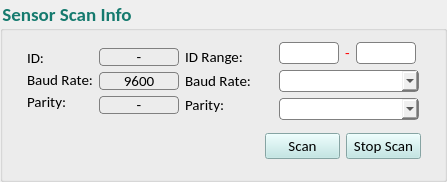
           <widget class="QGroupBox" name="groupBox_5">
            <property name="sizePolicy">
             <sizepolicy hsizetype="Fixed" vsizetype="Fixed">
              <horstretch>0</horstretch>
              <verstretch>0</verstretch>
             </sizepolicy>
            </property>
            <property name="minimumSize">
             <size>
              <width>441</width>
              <height>182</height>
             </size>
            </property>
            <property name="maximumSize">
             <size>
              <width>16777215</width>
              <height>182</height>
             </size>
            </property>
            <property name="font">
             <font>
              <family>Calibri</family>
              <pointsize>14</pointsize>
              <weight>75</weight>
              <bold>true</bold>
              <kerning>true</kerning>
             </font>
            </property>
            <property name="styleSheet">
             <string notr="true">color: #157A6E;
background:none;</string>
            </property>
            <property name="title">
             <string>Sensor Scan Info</string>
            </property>
            <layout class="QGridLayout" name="gridLayout_25">
             <item row="0" column="0">
              <layout class="QGridLayout" name="gridLayout_112">
               <item row="0" column="0">
                <layout class="QGridLayout" name="gridLayout_113">
                 <property name="sizeConstraint">
                  <enum>QLayout::SetDefaultConstraint</enum>
                 </property>
                 <item row="0" column="1">
                  <layout class="QGridLayout" name="gridLayout_149">
                   <property name="sizeConstraint">
                    <enum>QLayout::SetDefaultConstraint</enum>
                   </property>
                   <item row="0" column="0">
                    <widget class="QLabel" name="Parity_Label_13">
                     <property name="sizePolicy">
                      <sizepolicy hsizetype="Fixed" vsizetype="Fixed">
                       <horstretch>0</horstretch>
                       <verstretch>0</verstretch>
                      </sizepolicy>
                     </property>
                     <property name="minimumSize">
                      <size>
                       <width>75</width>
                       <height>18</height>
                      </size>
                     </property>
                     <property name="maximumSize">
                      <size>
                       <width>75</width>
                       <height>18</height>
                      </size>
                     </property>
                     <property name="font">
                      <font>
                       <family>Calibri</family>
                       <pointsize>11</pointsize>
                       <weight>50</weight>
                       <bold>false</bold>
                       <kerning>true</kerning>
                      </font>
                     </property>
                     <property name="styleSheet">
                      <string notr="true">color: rgb(0,0,0);</string>
                     </property>
                     <property name="text">
                      <string>ID Range:</string>
                     </property>
                    </widget>
                   </item>
                   <item row="1" column="0">
                    <widget class="QLabel" name="Parity_Label_14">
                     <property name="sizePolicy">
                      <sizepolicy hsizetype="Fixed" vsizetype="Fixed">
                       <horstretch>0</horstretch>
                       <verstretch>0</verstretch>
                      </sizepolicy>
                     </property>
                     <property name="minimumSize">
                      <size>
                       <width>75</width>
                       <height>18</height>
                      </size>
                     </property>
                     <property name="maximumSize">
                      <size>
                       <width>75</width>
                       <height>18</height>
                      </size>
                     </property>
                     <property name="font">
                      <font>
                       <family>Calibri</family>
                       <pointsize>11</pointsize>
                       <weight>50</weight>
                       <bold>false</bold>
                       <kerning>true</kerning>
                      </font>
                     </property>
                     <property name="styleSheet">
                      <string notr="true">color: rgb(0,0,0);</string>
                     </property>
                     <property name="text">
                      <string>Baud Rate:</string>
                     </property>
                    </widget>
                   </item>
                   <item row="2" column="0">
                    <widget class="QLabel" name="Parity_Label_15">
                     <property name="sizePolicy">
                      <sizepolicy hsizetype="Fixed" vsizetype="Fixed">
                       <horstretch>0</horstretch>
                       <verstretch>0</verstretch>
                      </sizepolicy>
                     </property>
                     <property name="minimumSize">
                      <size>
                       <width>75</width>
                       <height>18</height>
                      </size>
                     </property>
                     <property name="maximumSize">
                      <size>
                       <width>75</width>
                       <height>18</height>
                      </size>
                     </property>
                     <property name="font">
                      <font>
                       <family>Calibri</family>
                       <pointsize>11</pointsize>
                       <weight>50</weight>
                       <bold>false</bold>
                       <kerning>true</kerning>
                      </font>
                     </property>
                     <property name="styleSheet">
                      <string notr="true">color: rgb(0,0,0);</string>
                     </property>
                     <property name="text">
                      <string>Parity:</string>
                     </property>
                    </widget>
                   </item>
                  </layout>
                 </item>
                 <item row="0" column="0">
                  <layout class="QGridLayout" name="gridLayout_150">
                   <property name="sizeConstraint">
                    <enum>QLayout::SetDefaultConstraint</enum>
                   </property>
                   <item row="0" column="1">
                    <layout class="QGridLayout" name="gridLayout_151">
                     <item row="0" column="0">
                      <widget class="QLabel" name="device_ID_variable">
                       <property name="sizePolicy">
                        <sizepolicy hsizetype="Fixed" vsizetype="Fixed">
                         <horstretch>0</horstretch>
                         <verstretch>0</verstretch>
                        </sizepolicy>
                       </property>
                       <property name="minimumSize">
                        <size>
                         <width>80</width>
                         <height>18</height>
                        </size>
                       </property>
                       <property name="maximumSize">
                        <size>
                         <width>80</width>
                         <height>18</height>
                        </size>
                       </property>
                       <property name="font">
                        <font>
                         <family>Calibri</family>
                         <pointsize>11</pointsize>
                         <weight>50</weight>
                         <bold>false</bold>
                         <stylestrategy>PreferAntialias</stylestrategy>
                         <kerning>true</kerning>
                        </font>
                       </property>
                       <property name="styleSheet">
                        <string notr="true">border: 1px solid gray;
border-radius: 4px;color:rgb(0,0,0);</string>
                       </property>
                       <property name="text">
                        <string>-</string>
                       </property>
                       <property name="alignment">
                        <set>Qt::AlignCenter</set>
                       </property>
                      </widget>
                     </item>
                     <item row="1" column="0">
                      <widget class="QLabel" name="baud_rate_variable">
                       <property name="sizePolicy">
                        <sizepolicy hsizetype="Fixed" vsizetype="Fixed">
                         <horstretch>0</horstretch>
                         <verstretch>0</verstretch>
                        </sizepolicy>
                       </property>
                       <property name="minimumSize">
                        <size>
                         <width>80</width>
                         <height>18</height>
                        </size>
                       </property>
                       <property name="maximumSize">
                        <size>
                         <width>80</width>
                         <height>18</height>
                        </size>
                       </property>
                       <property name="font">
                        <font>
                         <family>Calibri</family>
                         <pointsize>11</pointsize>
                         <weight>50</weight>
                         <bold>false</bold>
                         <stylestrategy>PreferAntialias</stylestrategy>
                         <kerning>true</kerning>
                        </font>
                       </property>
                       <property name="styleSheet">
                        <string notr="true">border: 1px solid gray;
border-radius: 4px;color:rgb(0,0,0);</string>
                       </property>
                       <property name="text">
                        <string>9600</string>
                       </property>
                       <property name="alignment">
                        <set>Qt::AlignCenter</set>
                       </property>
                      </widget>
                     </item>
                     <item row="2" column="0">
                      <widget class="QLabel" name="Parity_variable">
                       <property name="sizePolicy">
                        <sizepolicy hsizetype="Fixed" vsizetype="Fixed">
                         <horstretch>0</horstretch>
                         <verstretch>0</verstretch>
                        </sizepolicy>
                       </property>
                       <property name="minimumSize">
                        <size>
                         <width>80</width>
                         <height>18</height>
                        </size>
                       </property>
                       <property name="maximumSize">
                        <size>
                         <width>80</width>
                         <height>18</height>
                        </size>
                       </property>
                       <property name="font">
                        <font>
                         <family>Calibri</family>
                         <pointsize>11</pointsize>
                         <weight>50</weight>
                         <bold>false</bold>
                         <stylestrategy>PreferAntialias</stylestrategy>
                         <kerning>true</kerning>
                        </font>
                       </property>
                       <property name="styleSheet">
                        <string notr="true">border: 1px solid gray;
border-radius: 4px;color:rgb(0,0,0);</string>
                       </property>
                       <property name="text">
                        <string>-</string>
                       </property>
                       <property name="alignment">
                        <set>Qt::AlignCenter</set>
                       </property>
                      </widget>
                     </item>
                    </layout>
                   </item>
                   <item row="0" column="0">
                    <layout class="QGridLayout" name="gridLayout_152">
                     <item row="0" column="0">
                      <widget class="QLabel" name="Parity_Label_16">
                       <property name="sizePolicy">
                        <sizepolicy hsizetype="Fixed" vsizetype="Fixed">
                         <horstretch>0</horstretch>
                         <verstretch>0</verstretch>
                        </sizepolicy>
                       </property>
                       <property name="minimumSize">
                        <size>
                         <width>17</width>
                         <height>15</height>
                        </size>
                       </property>
                       <property name="maximumSize">
                        <size>
                         <width>17</width>
                         <height>15</height>
                        </size>
                       </property>
                       <property name="font">
                        <font>
                         <family>Calibri</family>
                         <pointsize>11</pointsize>
                         <weight>50</weight>
                         <bold>false</bold>
                         <kerning>true</kerning>
                        </font>
                       </property>
                       <property name="styleSheet">
                        <string notr="true">color: rgb(0,0,0);</string>
                       </property>
                       <property name="text">
                        <string>ID:</string>
                       </property>
                      </widget>
                     </item>
                     <item row="1" column="0">
                      <widget class="QLabel" name="baudRate_label_4">
                       <property name="sizePolicy">
                        <sizepolicy hsizetype="Fixed" vsizetype="Fixed">
                         <horstretch>0</horstretch>
                         <verstretch>0</verstretch>
                        </sizepolicy>
                       </property>
                       <property name="minimumSize">
                        <size>
                         <width>66</width>
                         <height>14</height>
                        </size>
                       </property>
                       <property name="maximumSize">
                        <size>
                         <width>66</width>
                         <height>14</height>
                        </size>
                       </property>
                       <property name="font">
                        <font>
                         <family>Calibri</family>
                         <pointsize>11</pointsize>
                         <weight>50</weight>
                         <bold>false</bold>
                         <kerning>true</kerning>
                        </font>
                       </property>
                       <property name="styleSheet">
                        <string notr="true">color: rgb(0,0,0);</string>
                       </property>
                       <property name="text">
                        <string>Baud Rate:</string>
                       </property>
                      </widget>
                     </item>
                     <item row="2" column="0">
                      <widget class="QLabel" name="device_ID_label_4">
                       <property name="sizePolicy">
                        <sizepolicy hsizetype="Fixed" vsizetype="Fixed">
                         <horstretch>0</horstretch>
                         <verstretch>0</verstretch>
                        </sizepolicy>
                       </property>
                       <property name="minimumSize">
                        <size>
                         <width>40</width>
                         <height>14</height>
                        </size>
                       </property>
                       <property name="maximumSize">
                        <size>
                         <width>40</width>
                         <height>14</height>
                        </size>
                       </property>
                       <property name="font">
                        <font>
                         <family>Calibri</family>
                         <pointsize>11</pointsize>
                         <weight>50</weight>
                         <bold>false</bold>
                         <kerning>true</kerning>
                        </font>
                       </property>
                       <property name="styleSheet">
                        <string notr="true">color: rgb(0,0,0);</string>
                       </property>
                       <property name="text">
                        <string>Parity:</string>
                       </property>
                      </widget>
                     </item>
                    </layout>
                   </item>
                  </layout>
                 </item>
                </layout>
               </item>
               <item row="0" column="1">
                <layout class="QGridLayout" name="gridLayout_153">
                 <item row="0" column="0">
                  <layout class="QGridLayout" name="gridLayout_154">
                   <item row="0" column="0">
                    <widget class="QLineEdit" name="ID_Range_1">
                     <property name="enabled">
                      <bool>true</bool>
                     </property>
                     <property name="sizePolicy">
                      <sizepolicy hsizetype="Fixed" vsizetype="Fixed">
                       <horstretch>0</horstretch>
                       <verstretch>0</verstretch>
                      </sizepolicy>
                     </property>
                     <property name="minimumSize">
                      <size>
                       <width>60</width>
                       <height>22</height>
                      </size>
                     </property>
                     <property name="maximumSize">
                      <size>
                       <width>60</width>
                       <height>22</height>
                      </size>
                     </property>
                     <property name="font">
                      <font>
                       <family>Calibri</family>
                       <pointsize>11</pointsize>
                       <weight>50</weight>
                       <bold>false</bold>
                      </font>
                     </property>
                     <property name="styleSheet">
                      <string notr="true">border: 1px solid gray;
border-radius: 4px;
color: rgb(0,0,0);</string>
                     </property>
                    </widget>
                   </item>
                   <item row="0" column="1">
                    <widget class="QLabel" name="baud_rate_variable_5">
                     <property name="sizePolicy">
                      <sizepolicy hsizetype="Fixed" vsizetype="Fixed">
                       <horstretch>0</horstretch>
                       <verstretch>0</verstretch>
                      </sizepolicy>
                     </property>
                     <property name="minimumSize">
                      <size>
                       <width>5</width>
                       <height>14</height>
                      </size>
                     </property>
                     <property name="maximumSize">
                      <size>
                       <width>5</width>
                       <height>14</height>
                      </size>
                     </property>
                     <property name="font">
                      <font>
                       <family>Calibri</family>
                       <pointsize>11</pointsize>
                       <weight>50</weight>
                       <bold>false</bold>
                       <kerning>true</kerning>
                      </font>
                     </property>
                     <property name="styleSheet">
                      <string notr="true">color: rgb(255, 0, 0);</string>
                     </property>
                     <property name="text">
                      <string>-</string>
                     </property>
                    </widget>
                   </item>
                   <item row="0" column="2">
                    <widget class="QLineEdit" name="ID_Range_2">
                     <property name="enabled">
                      <bool>true</bool>
                     </property>
                     <property name="sizePolicy">
                      <sizepolicy hsizetype="Maximum" vsizetype="Fixed">
                       <horstretch>0</horstretch>
                       <verstretch>0</verstretch>
                      </sizepolicy>
                     </property>
                     <property name="minimumSize">
                      <size>
                       <width>60</width>
                       <height>22</height>
                      </size>
                     </property>
                     <property name="maximumSize">
                      <size>
                       <width>60</width>
                       <height>22</height>
                      </size>
                     </property>
                     <property name="font">
                      <font>
                       <family>Calibri</family>
                       <pointsize>11</pointsize>
                       <weight>50</weight>
                       <bold>false</bold>
                      </font>
                     </property>
                     <property name="styleSheet">
                      <string notr="true">border: 1px solid gray;
border-radius: 4px;
color: rgb(0,0,0);</string>
                     </property>
                    </widget>
                   </item>
                  </layout>
                 </item>
                 <item row="1" column="0">
                  <widget class="QComboBox" name="Baud_Range">
                   <property name="sizePolicy">
                    <sizepolicy hsizetype="Fixed" vsizetype="Fixed">
                     <horstretch>0</horstretch>
                     <verstretch>0</verstretch>
                    </sizepolicy>
                   </property>
                   <property name="minimumSize">
                    <size>
                     <width>140</width>
                     <height>22</height>
                    </size>
                   </property>
                   <property name="maximumSize">
                    <size>
                     <width>140</width>
                     <height>22</height>
                    </size>
                   </property>
                   <property name="sizeIncrement">
                    <size>
                     <width>0</width>
                     <height>0</height>
                    </size>
                   </property>
                   <property name="font">
                    <font>
                     <family>Calibri</family>
                     <pointsize>11</pointsize>
                     <weight>50</weight>
                     <bold>false</bold>
                    </font>
                   </property>
                   <property name="styleSheet">
                    <string notr="true">border: 1px solid gray;
border-radius: 4px;
color:rgb(0,0,0);</string>
                   </property>
                  </widget>
                 </item>
                 <item row="2" column="0">
                  <widget class="QComboBox" name="Parity_Range">
                   <property name="sizePolicy">
                    <sizepolicy hsizetype="Fixed" vsizetype="Fixed">
                     <horstretch>0</horstretch>
                     <verstretch>0</verstretch>
                    </sizepolicy>
                   </property>
                   <property name="minimumSize">
                    <size>
                     <width>140</width>
                     <height>22</height>
                    </size>
                   </property>
                   <property name="maximumSize">
                    <size>
                     <width>140</width>
                     <height>22</height>
                    </size>
                   </property>
                   <property name="font">
                    <font>
                     <family>Calibri</family>
                     <pointsize>11</pointsize>
                     <weight>50</weight>
                     <bold>false</bold>
                    </font>
                   </property>
                   <property name="styleSheet">
                    <string notr="true">border: 1px solid gray;
border-radius: 4px;
color:rgb(0,0,0);</string>
                   </property>
                  </widget>
                 </item>
                </layout>
               </item>
              </layout>
             </item>
             <item row="1" column="0">
              <layout class="QGridLayout" name="gridLayout_155">
               <item row="0" column="2">
                <widget class="QPushButton" name="stopSensorScan_2">
                 <property name="sizePolicy">
                  <sizepolicy hsizetype="Preferred" vsizetype="Fixed">
                   <horstretch>0</horstretch>
                   <verstretch>0</verstretch>
                  </sizepolicy>
                 </property>
                 <property name="minimumSize">
                  <size>
                   <width>75</width>
                   <height>26</height>
                  </size>
                 </property>
                 <property name="maximumSize">
                  <size>
                   <width>75</width>
                   <height>26</height>
                  </size>
                 </property>
                 <property name="font">
                  <font>
                   <family>Calibri</family>
                   <pointsize>11</pointsize>
                   <weight>50</weight>
                   <bold>false</bold>
                   <kerning>true</kerning>
                  </font>
                 </property>
                 <property name="cursor">
                  <cursorShape>PointingHandCursor</cursorShape>
                 </property>
                 <property name="styleSheet">
                  <string notr="true">background-color:#BBE6E4;color: rgb(0, 0, 0);</string>
                 </property>
                 <property name="text">
                  <string>Stop Scan</string>
                 </property>
                </widget>
               </item>
               <item row="0" column="1">
                <widget class="QPushButton" name="sensorScanbtn_2">
                 <property name="sizePolicy">
                  <sizepolicy hsizetype="Preferred" vsizetype="Fixed">
                   <horstretch>0</horstretch>
                   <verstretch>0</verstretch>
                  </sizepolicy>
                 </property>
                 <property name="minimumSize">
                  <size>
                   <width>75</width>
                   <height>26</height>
                  </size>
                 </property>
                 <property name="maximumSize">
                  <size>
                   <width>75</width>
                   <height>26</height>
                  </size>
                 </property>
                 <property name="font">
                  <font>
                   <family>Calibri</family>
                   <pointsize>11</pointsize>
                   <weight>50</weight>
                   <bold>false</bold>
                   <kerning>true</kerning>
                  </font>
                 </property>
                 <property name="cursor">
                  <cursorShape>PointingHandCursor</cursorShape>
                 </property>
                 <property name="styleSheet">
                  <string notr="true">background-color:#BBE6E4;color: rgb(0, 0, 0);</string>
                 </property>
                 <property name="text">
                  <string>Scan</string>
                 </property>
                </widget>
               </item>
               <item row="0" column="0">
                <spacer name="horizontalSpacer_16">
                 <property name="minimumSize">
                  <size>
                   <width>251</width>
                   <height>40</height>
                  </size>
                 </property>
                 <property name="maximumSize">
                  <size>
                   <width>251</width>
                   <height>40</height>
                  </size>
                 </property>
                 <property name="orientation">
                  <enum>Qt::Horizontal</enum>
                 </property>
                 <property name="sizeHint" stdset="0">
                  <size>
                   <width>150</width>
                   <height>20</height>
                  </size>
                 </property>
                </spacer>
               </item>
               <item row="0" column="3">
                <spacer name="horizontalSpacer_13">
                 <property name="orientation">
                  <enum>Qt::Horizontal</enum>
                 </property>
                 <property name="sizeType">
                  <enum>QSizePolicy::Fixed</enum>
                 </property>
                 <property name="sizeHint" stdset="0">
                  <size>
                   <width>12</width>
                   <height>20</height>
                  </size>
                 </property>
                </spacer>
               </item>
              </layout>
             </item>
            </layout>
           </widget>
